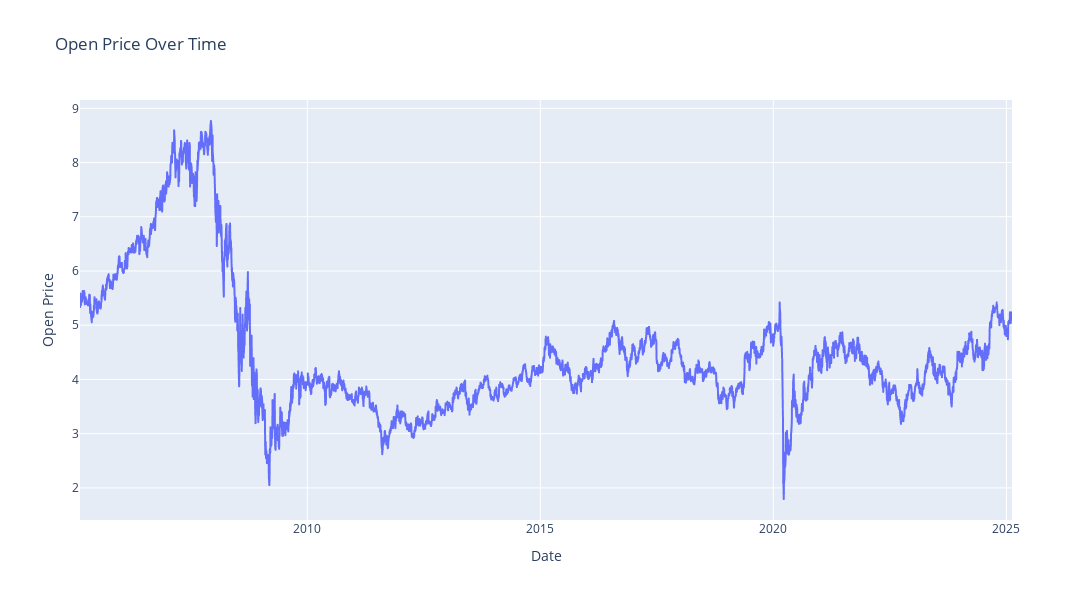

The notebook cell this image was saved under:
### Code cell
import plotly.express as px

fig = px.line(data, x=data.index, y="Close", title="Open Price Over Time")
fig.update_layout(xaxis_title="Date", yaxis_title="Open Price", width=1200, height=600)
fig.show()

### Figure 1 — Plotly figure (JSON) as saved in the notebook; plotly's stock layout.template omitted (floating-point values rounded to 4 significant figures; data arrays with more than 128 entries replaced by an {"elided": "..."} marker saying what was removed)
{"data": [{"hovertemplate": "Date=%{x}<br>Close=%{y}<extra></extra>", "legendgroup": "", "line": {"color": "#636efa", "dash": "solid"}, "marker": {"symbol": "circle"}, "mode": "lines", "name": "", "showlegend": false, "type": "scattergl", "x": {"elided": "5060 str values"}, "xaxis": "x", "y": {"elided": "5060 float values"}, "yaxis": "y"}], "layout": {"height": 600, "legend": {"tracegroupgap": 0}, "title": {"text": "Open Price Over Time"}, "width": 1200, "xaxis": {"anchor": "y", "domain": [0, 1], "title": {"text": "Date"}}, "yaxis": {"anchor": "x", "domain": [0, 1], "title": {"text": "Open Price"}}}}
